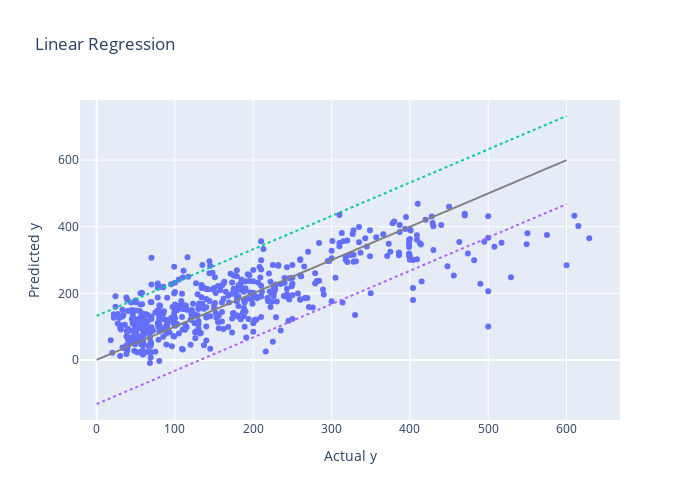
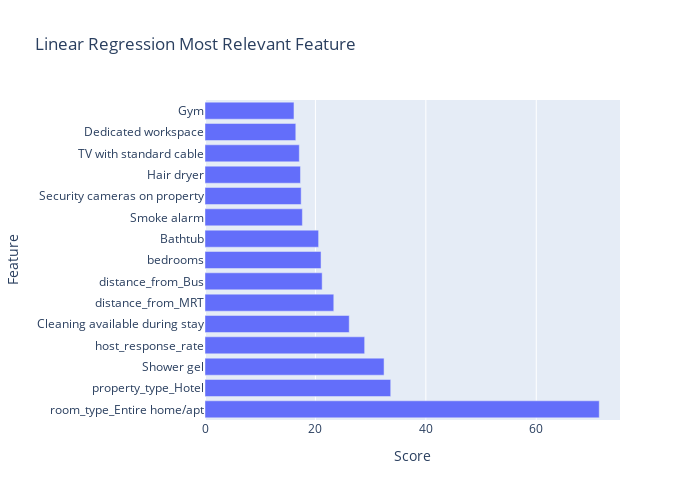
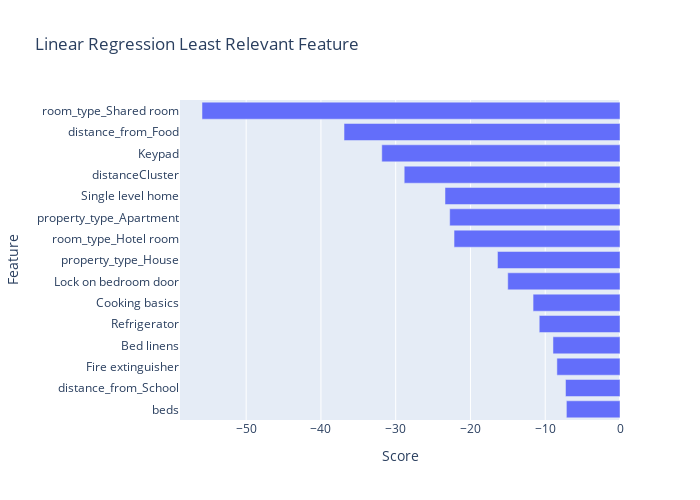

Notebook source saved alongside these figures, in order:
### Markdown cell above
### Model 1: Linear Regression
We first use linear regression, a method taught for predicting numerical values.

### Code cell
from sklearn.linear_model import LinearRegression

model = LinearRegression()

model.fit(X_train, y_train)

simulate(model, XXyy, 'Linear Regression')
feature_plot([col for col in X.columns], [model.coef_[i].round(5) for i in range(len(X.columns))], 'Linear Regression')

### Figure 1 — Plotly figure (JSON) as saved in the notebook; plotly's stock layout.template omitted (floating-point values rounded to 4 significant figures; data arrays with more than 128 entries replaced by an {"elided": "..."} marker saying what was removed)
{"data": [{"hovertemplate": "Actual y=%{x}<br>Predicted y=%{y}<extra></extra>", "legendgroup": "", "marker": {"color": "#636efa", "symbol": "circle"}, "mode": "markers", "name": "", "orientation": "v", "showlegend": false, "type": "scatter", "x": {"elided": "555 int values"}, "xaxis": "x", "y": {"elided": "555 float values"}, "yaxis": "y"}, {"line": {"color": "gray"}, "mode": "lines", "showlegend": false, "type": "scatter", "x": [0, 600], "y": [0, 600]}, {"line": {"dash": "dot"}, "mode": "lines", "showlegend": false, "type": "scatter", "x": [0, 600], "y": [132.4, 732.4]}, {"line": {"dash": "dot"}, "mode": "lines", "showlegend": false, "type": "scatter", "x": [0, 600], "y": [-132.4, 467.6]}], "layout": {"height": 500, "legend": {"tracegroupgap": 0}, "title": {"text": "Linear Regression"}, "width": 700, "xaxis": {"anchor": "y", "domain": [0, 1], "title": {"text": "Actual y"}}, "yaxis": {"anchor": "x", "domain": [0, 1], "title": {"text": "Predicted y"}}}}

### Figure 2 — Plotly figure (JSON) as saved in the notebook; plotly's stock layout.template omitted (floating-point values rounded to 4 significant figures)
{"data": [{"orientation": "h", "type": "bar", "x": [71.4, 33.64, 32.43, 28.91, 26.12, 23.32, 21.22, 21.02, 20.58, 17.63, 17.42, 17.29, 17.08, 16.44, 16.12], "y": ["room_type_Entire home/apt", "property_type_Hotel", "Shower gel", "host_response_rate", "Cleaning available during stay", "distance_from_MRT", "distance_from_Bus", "bedrooms", "Bathtub", "Smoke alarm", "Security cameras on property", "Hair dryer", "TV with standard cable", "Dedicated workspace", "Gym"]}], "layout": {"height": 500, "title": {"text": "Linear Regression Most Relevant Feature"}, "width": 700, "xaxis": {"title": {"text": "Score"}}, "yaxis": {"title": {"text": "Feature"}}}}

### Figure 3 — Plotly figure (JSON) as saved in the notebook; plotly's stock layout.template omitted (floating-point values rounded to 4 significant figures)
{"data": [{"orientation": "h", "type": "bar", "x": [-7.17, -7.289, -8.439, -8.963, -10.8, -11.63, -15.01, -16.39, -22.2, -22.78, -23.41, -28.86, -31.86, -36.91, -55.91], "y": ["beds", "distance_from_School", "Fire extinguisher", "Bed linens", "Refrigerator", "Cooking basics", "Lock on bedroom door", "property_type_House", "room_type_Hotel room", "property_type_Apartment", "Single level home", "distanceCluster", "Keypad", "distance_from_Food", "room_type_Shared room"]}], "layout": {"height": 500, "title": {"text": "Linear Regression Least Relevant Feature"}, "width": 700, "xaxis": {"title": {"text": "Score"}}, "yaxis": {"title": {"text": "Feature"}}}}
